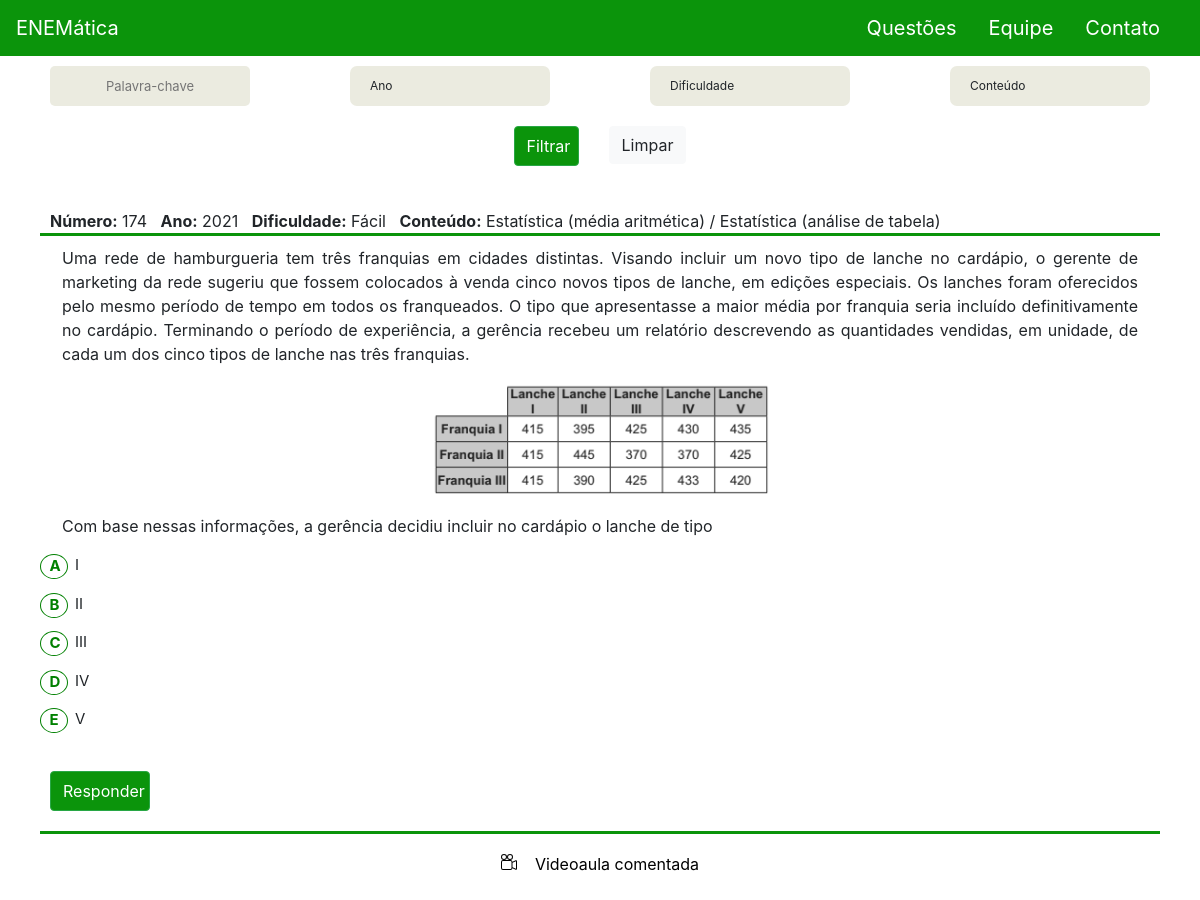
Before: /questao/ (upper part) with the older database file.
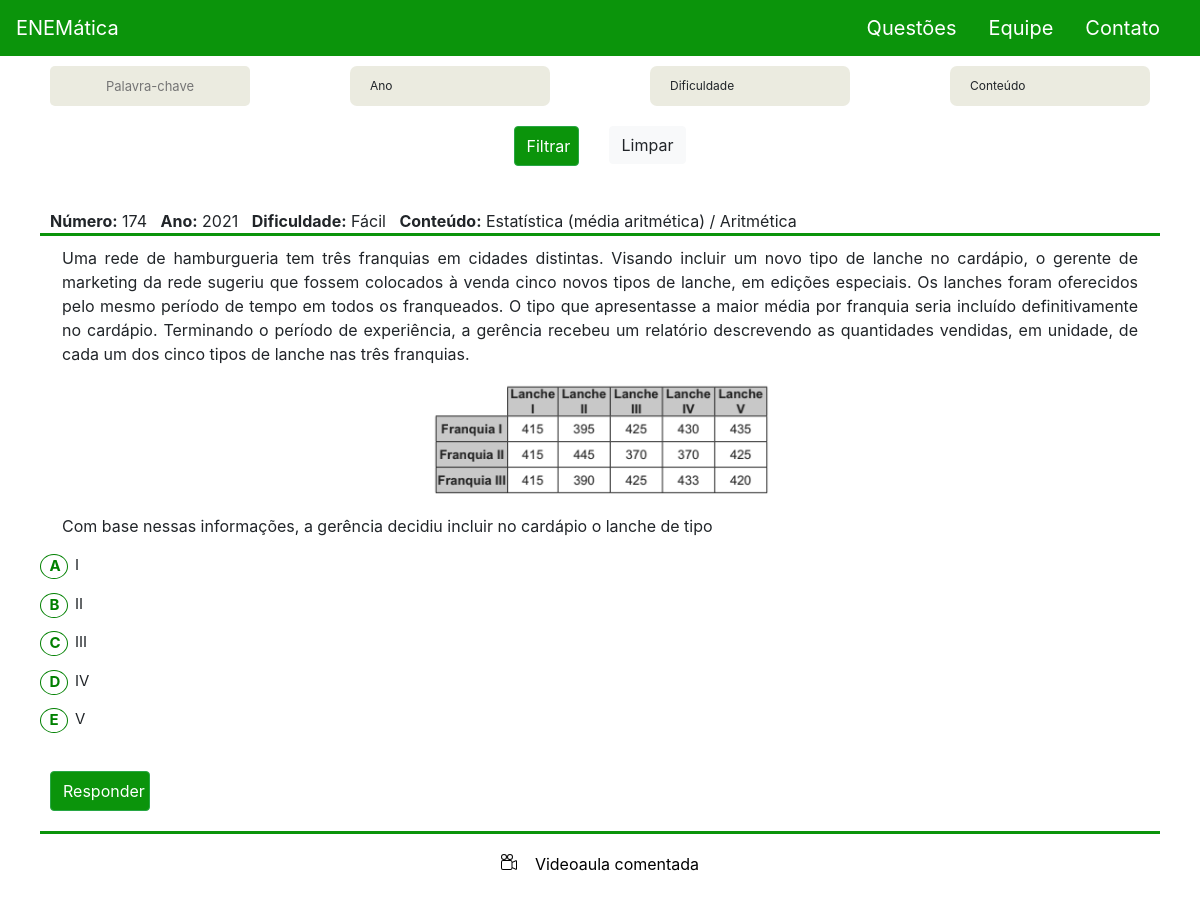
After: the same page with the newer database file.
### app/models/questoe.py (models this page shows, shortened)
class Questoe(BaseModel):
    numero = models.IntegerField()
    ESCOLHAS_ANO = (
        ('2018', '2018'), ('2019', '2019'), ('2020', '2020'), ('2021', '2021'),
    )
    ano = models.CharField(max_length=4, choices=ESCOLHAS_ANO)
    conteudo = models.CharField(max_length=200)
    ESCOLHAS_DIFICULDADE = (
        ('Fácil', 'Fácil'), ('Médio', 'Médio'), ('Difícil', 'Difícil'),
    )
    ESCOLHAS_RESPOSTA = (
        ('a', 'a'), ('b', 'b'), ('c', 'c'), ('d', 'd'), ('e', 'e'),
    )
    dificuldade = models.CharField(max_length=8, choices=ESCOLHAS_DIFICULDADE)
    resposta_certa = models.CharField(max_length=1, choices=ESCOLHAS_RESPOSTA, default='')
    link = models.CharField(max_length=1000, verbose_name ='Link para o vídeo do youtube, apagar a parte watch?v=, adicionar /embed/o que vem depois do watch?v=, exemplo: https://www.youtube.com/embed/FyOsoRALEG0')
    enunciado1 = models.CharField(max_length=4000, default="", verbose_name='Copiar e colar o que tiver escrito no enunciado aqui, este campo é para filtro.')
    enunciado = RichTextUploadingField(verbose_name='Enunciado: Cuidado com o tamanho da imagem, se for colocar')
    alternativa_a = RichTextUploadingField(verbose_name='Alternativa A: Cuidado com o tamanho da imagem, se for colocar')
    alternativa_b = RichTextUploadingField(verbose_name='Alternativa B: Cuidado com o tamanho da imagem, se for colocar')
    alternativa_c = RichTextUploadingField(verbose_name='Alternativa C: Cuidado com o tamanho da imagem, se for colocar')
    alternativa_d = RichTextUploadingField(verbose_name='Alternativa D: Cuidado com o tamanho da imagem, se for colocar')
    alternativa_e = RichTextUploadingField(verbose_name='Alternativa E: Cuidado com o tamanho da imagem, se for colocar')

### app/views.py (the view)
# urls.py: path('questao/', QuestoesList.as_view(), name='questoes-list'),
class QuestoesList(ListView):
    model = Questoe
    template_name = 'facil.html'
    paginate_by = 3
    def get_queryset(self):
        text_enunciado = self.request.GET.get('enunciado')
        text_conteudo = self.request.GET.get('conteudo')
        text_anos = self.request.GET.get('anos')
        text_dificuldade = self.request.GET.get('dificuldade')
        if text_conteudo == None or text_conteudo == 'undefined':
            text_conteudo = ''
        if text_dificuldade == None or text_dificuldade == 'undefined':
            text_dificuldade = ''
        if text_anos == None or text_anos == 'undefined':
            text_anos = ''
        if text_enunciado == None or text_enunciado == 'undefined':
            text_enunciado = ''
        if text_conteudo or text_enunciado or text_dificuldade or text_anos:
            questoes = Questoe.objects.filter(enunciado1__icontains=text_enunciado, conteudo__icontains=text_conteudo, ano__icontains=text_anos, dificuldade__icontains=text_dificuldade)
        else:
            questoes = Questoe.objects.all()
        return questoes

### templates/facil.html (shortened to what this page needs)
{% extends 'base.html' %}
{% block content %}
{% load static %}
<head>
    <link rel="stylesheet" href="{% static 'css/facil.css' %}">
    <link rel="stylesheet" href="https://unicons.iconscout.com/release/v4.0.0/css/line.css">
</head>
    <form action="?" method="GET" id="forms">
        <div class="row palavra-chave">
            <input type="text" name='enunciado' value="{{request.GET.enunciado}}" placeholder="Palavra-chave" autocomplete="off" id='palavra-chave'>
        </div>
        <div class="wrapper row" id="wrapper1" onclick="formatOverlap1()">
            <div class="select-btn" id="select-btn1">
                <span>Ano</span>
            </div>
        </div>
        <div class="wrapper row" id="wrapper2" onclick="formatOverlap2()">
            <div class="select-btn" id="select-btn2">
                <span>Dificuldade</span>
            </div>
        </div>
        <div class="wrapper row" id="wrapper3" onclick="formatOverlap3()">
            <div class="select-btn" id="select-btn3">
                <span>Conteúdo</span>
            </div>
        </div>
        <div id="botoes">
            <input type="submit" class="btn btn-success submit" id="filtrar" value="Filtrar">
            <a href="{% url 'app:questoes-list' %}"><input type="button" class="btn btn-light" value="Limpar"></a>
        </div>
    </form>
<div class="question">
{% for questoe in object_list %}
        <div class="headerquestion">
            <span><b>Número:</b> {{questoe.numero}}&nbsp&nbsp</span>
            <span><b>Ano:</b> {{questoe.ano}}&nbsp&nbsp</span>
            <span><b>Dificuldade:</b> {{questoe.dificuldade}}&nbsp&nbsp</span>
            <span><b>Conteúdo:</b> {{questoe.conteudo}}&nbsp&nbsp</span>
        </div>
        <div class="bodyquestion">
            <span>{{questoe.enunciado | safe}}</span>
        </div>
        <div class="answerquestion">
            <form action="{% url 'app:questoes-list' %}" method="GET" target="hiddenFrame">
               {% with separador=forloop.counter %}
                    {% if separador == 1 %}
                        <label class="container">{{questoe.alternativa_a | safe}}
                          <span class="checkmark">&nbsp&nbsp<b>A</b></span>
                        </label>
                        <label class="container">{{questoe.alternativa_b | safe}}
                          <span class="checkmark">&nbsp&nbsp<b>B</b></span>
                        </label>
                        <label class="container">{{questoe.alternativa_c | safe}}
                          <span class="checkmark">&nbsp&nbsp<b>C</b></span>
                        </label>
                        <label class="container">{{questoe.alternativa_d | safe}}
                          <span class="checkmark">&nbsp&nbsp<b>D</b></span>
                        </label>
                        <label class="container">{{questoe.alternativa_e | safe}}
                          <span class="checkmark">&nbsp&nbsp<b>E</b></span>
                        </label><br>
                        <div class="container2">
                            <input type="submit" class="btn btn-success submit responder" id="responder" value="Responder" name="responder1" onclick="ResponderOne()"><br><br>
                        </div>
                       <div class="opcoes-questao">
                            <button class="videoaula" onclick="mostrarVideo1()" id="botao1">
                            <span class="texto-opcoes-questao">Videoaula comentada</span></button>
                        </div><br>
                        <center><iframe src="{{questoe.link}}" width="620px" height="500px" frameborder="0" allow="fullscreen" id="video1" hidden="hidden" class="videos"></iframe></center><br><br>
                    {% endif %}
                {% endwith %}
            </form>
{% endfor %}
</div>
{% endblock %}

Changed rows visible on the page:
changed Questoe "Fácil": conteudo "Estatística (média aritmética) / Estatística (análise de tabela)" → "Estatística (média aritmética) / Aritmética"
